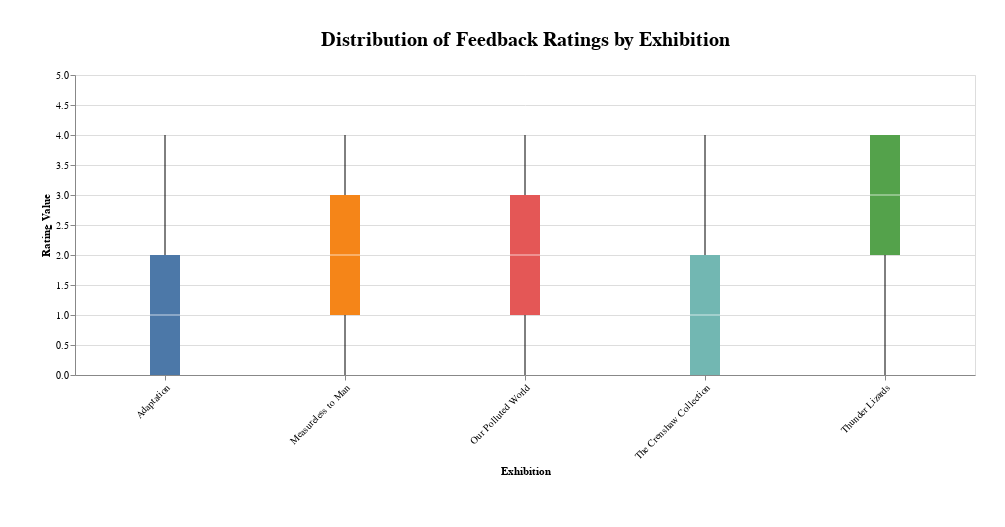

This figure's notebook cell:
### Code cell
values_df["value"] = values_df["value"].astype(float)

exhibition_boxplot = (
    alt.Chart(values_df)
    .mark_boxplot(size=30, extent='min-max')
    .encode(
        x=alt.X('name:N',
                title='Exhibition',
                axis=alt.Axis(labelAngle=-45)),
        y=alt.Y('value:Q',
                title='Rating Value',
                scale=alt.Scale(domain=[0, 5])),
        color=alt.Color('name:N',
                        legend=None)
    )
    .properties(
        title=alt.TitleParams(
            text="Distribution of Feedback Ratings by Exhibition",
            fontSize=20,
            anchor="middle",
            offset=20
        ),
        width=900,
        height=300,
        padding={'top': 30, 'bottom': 50, 'left': 40, 'right': 30}
    )
)
exhibition_boxplot.save('./analysis_images/exhibition_rating_boxplots.png')
exhibition_boxplot

### Figure 1 — Vega-Lite specification as saved in the notebook (floating-point values rounded to 4 significant figures; data arrays with more than 128 entries replaced by an {"elided": "..."} marker saying what was removed)
{"config": {"view": {"continuousWidth": 300, "continuousHeight": 300}}, "data": {"name": "data-d3f764bbda13c571c71c1ffcfe881ae7"}, "mark": {"type": "boxplot", "extent": "min-max", "size": 30}, "encoding": {"color": {"field": "name", "legend": null, "type": "nominal"}, "x": {"axis": {"labelAngle": -45}, "field": "name", "title": "Exhibition", "type": "nominal"}, "y": {"field": "value", "scale": {"domain": [0, 5]}, "title": "Rating Value", "type": "quantitative"}}, "height": 300, "padding": {"top": 30, "bottom": 50, "left": 40, "right": 30}, "title": {"text": "Distribution of Feedback Ratings by Exhibition", "anchor": "middle", "fontSize": 20, "offset": 20}, "width": 900, "$schema": "https://vega.github.io/schema/vega-lite/v5.20.1.json", "datasets": {"data-d3f764bbda13c571c71c1ffcfe881ae7": {"elided": "2064 records"}}}
